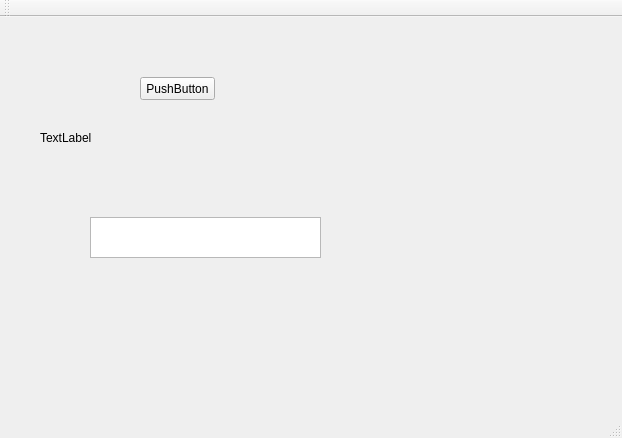
<?xml version="1.0" encoding="UTF-8"?>
<ui version="4.0">
 <class>MainWindow</class>
 <widget class="QMainWindow" name="MainWindow">
  <property name="geometry">
   <rect>
    <x>0</x>
    <y>0</y>
    <width>622</width>
    <height>438</height>
   </rect>
  </property>
  <property name="windowTitle">
   <string>MainWindow</string>
  </property>
  <widget class="QWidget" name="centralWidget">
   <widget class="QPushButton" name="pushButton">
    <property name="geometry">
     <rect>
      <x>140</x>
      <y>60</y>
      <width>75</width>
      <height>23</height>
     </rect>
    </property>
    <property name="text">
     <string>PushButton</string>
    </property>
   </widget>
   <widget class="QLabel" name="label">
    <property name="geometry">
     <rect>
      <x>40</x>
      <y>110</y>
      <width>281</width>
      <height>21</height>
     </rect>
    </property>
    <property name="text">
     <string>TextLabel</string>
    </property>
   </widget>
   <widget class="QTextEdit" name="textEdit">
    <property name="geometry">
     <rect>
      <x>90</x>
      <y>200</y>
      <width>231</width>
      <height>41</height>
     </rect>
    </property>
   </widget>
  </widget>
  <widget class="QMenuBar" name="menuBar">
   <property name="geometry">
    <rect>
     <x>0</x>
     <y>0</y>
     <width>622</width>
     <height>23</height>
    </rect>
   </property>
  </widget>
  <widget class="QToolBar" name="mainToolBar">
   <attribute name="toolBarArea">
    <enum>TopToolBarArea</enum>
   </attribute>
   <attribute name="toolBarBreak">
    <bool>false</bool>
   </attribute>
  </widget>
  <widget class="QStatusBar" name="statusBar"/>
 </widget>
 <layoutdefault spacing="6" margin="11"/>
 <resources/>
 <connections/>
</ui>
